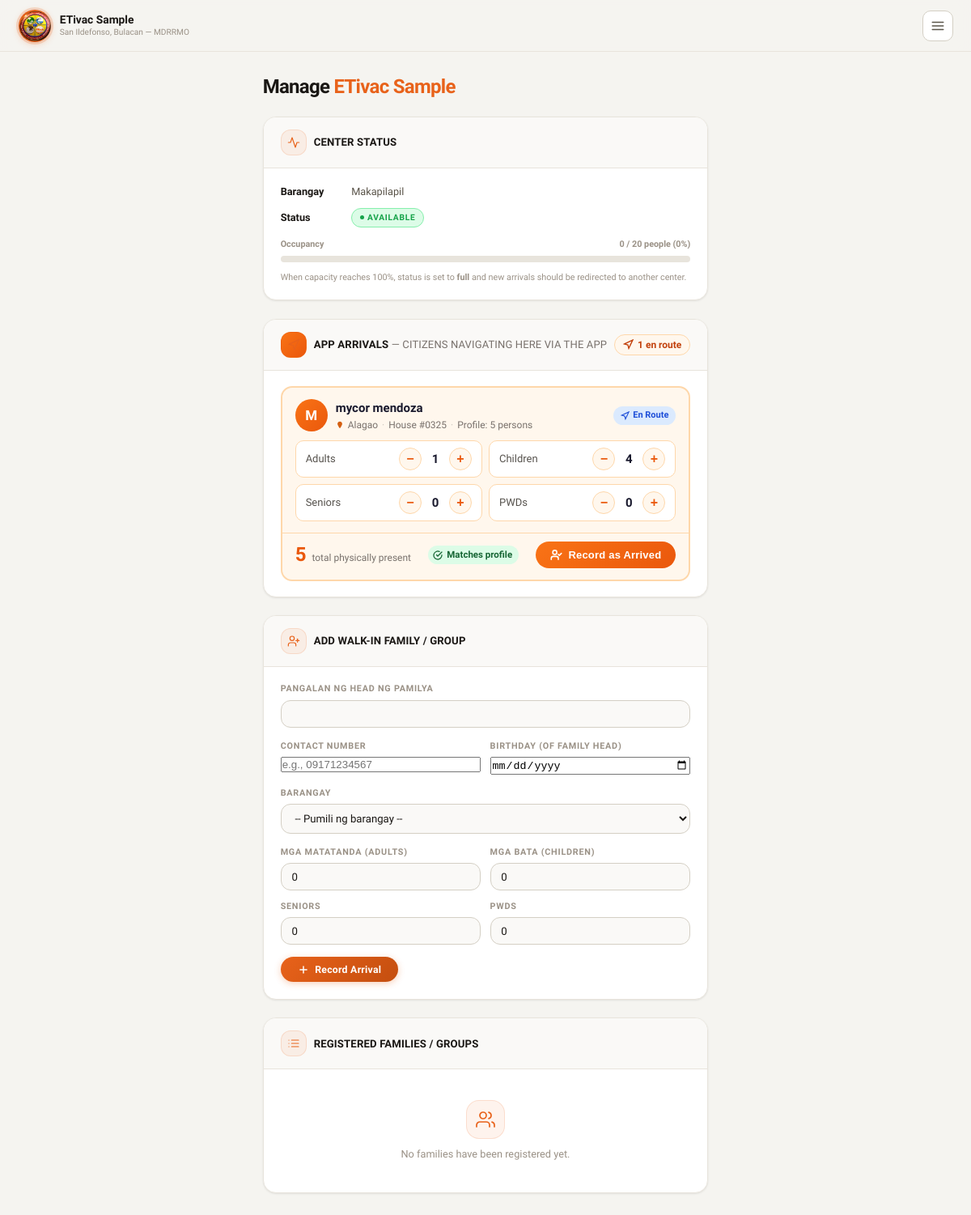
The app's page /coordinator/manage_center.php?id=2 (signed in) with its own data.
### tables this page shows
CREATE TABLE `evacuation_centers` (
  `id` int(10) UNSIGNED NOT NULL,
  `name` varchar(150) NOT NULL,
  `barangay_id` int(10) UNSIGNED NOT NULL,
  `address` varchar(255) NOT NULL,
  `lat` decimal(10,7) NOT NULL,
  `lng` decimal(10,7) NOT NULL,
  `max_capacity_people` int(10) UNSIGNED NOT NULL,
  `max_capacity_families` int(10) UNSIGNED DEFAULT 0,
  `status` enum('available','near_capacity','full','temp_shelter','closed') NOT NULL DEFAULT 'available',
  `coordinator_user_id` int(10) UNSIGNED DEFAULT NULL,
  `notes` text DEFAULT NULL,
  `created_at` datetime NOT NULL DEFAULT current_timestamp(),
  `updated_at` datetime NOT NULL DEFAULT current_timestamp() ON UPDATE current_timestamp()
);

CREATE TABLE `barangays` (
  `id` int(10) UNSIGNED NOT NULL,
  `name` varchar(100) NOT NULL,
  `municipality` varchar(100) NOT NULL DEFAULT 'San Ildefonso',
  `province` varchar(100) NOT NULL DEFAULT 'Bulacan',
  `center_lat` decimal(10,7) DEFAULT NULL,
  `center_lng` decimal(10,7) DEFAULT NULL,
  `boundary_polygon` longtext DEFAULT NULL CHECK (json_valid(`boundary_polygon`)),
  `is_active` tinyint(1) NOT NULL DEFAULT 1
);

CREATE TABLE `evac_navigation_tracking` (
  `id` int(10) UNSIGNED NOT NULL,
  `user_id` int(10) UNSIGNED NOT NULL,
  `center_id` int(10) UNSIGNED NOT NULL,
  `disaster_id` int(10) UNSIGNED DEFAULT NULL,
  `status` enum('navigating','arrived','cancelled') NOT NULL DEFAULT 'navigating',
  `created_at` datetime NOT NULL DEFAULT current_timestamp(),
  `updated_at` datetime NOT NULL DEFAULT current_timestamp() ON UPDATE current_timestamp()
);

CREATE TABLE `users` (
  `id` int(10) UNSIGNED NOT NULL,
  `full_name` varchar(150) NOT NULL,
  `first_name` varchar(100) DEFAULT NULL,
  `middle_name` varchar(100) DEFAULT NULL,
  `last_name` varchar(100) DEFAULT NULL,
  `suffix` varchar(10) DEFAULT NULL,
  `email` varchar(150) NOT NULL,
  `contact_number` varchar(20) DEFAULT NULL,
  `password_hash` varchar(255) NOT NULL,
  `role` enum('citizen','admin','coordinator') NOT NULL DEFAULT 'citizen',
  `barangay_id` int(10) UNSIGNED NOT NULL,
  `house_number` varchar(50) NOT NULL,
  `birthday` date DEFAULT NULL,
  `sex` enum('male','female','prefer_not_to_say') DEFAULT NULL,
  `is_email_verified` tinyint(1) NOT NULL DEFAULT 0,
  `otp_code_hash` varchar(255) DEFAULT NULL,
  `otp_expires_at` datetime DEFAULT NULL,
  `device_token` varchar(255) DEFAULT NULL,
  `device_fingerprint` varchar(255) DEFAULT NULL,
  `device_registered_at` datetime DEFAULT NULL,
  `is_device_trusted` tinyint(1) NOT NULL DEFAULT 0,
  `is_active` tinyint(1) NOT NULL DEFAULT 1,
  `created_at` datetime NOT NULL DEFAULT current_timestamp(),
  `updated_at` datetime NOT NULL DEFAULT current_timestamp() ON UPDATE current_timestamp(),
  `otp_code` varchar(10) DEFAULT NULL,
  `otp_purpose` varchar(30) DEFAULT NULL
);

### coordinator/manage_center.php (the view, shortened to what the rows shown need)
<?php
require_once __DIR__ . '/../pages/center_helpers.php';
$pdo  = db();
$user = current_user();
$centerId = isset($_GET['id']) ? (int)$_GET['id'] : 0;
$stmt = $pdo->prepare("SELECT c.*, b.name AS barangay_name
                       FROM evacuation_centers c
                       JOIN barangays b ON b.id = c.barangay_id
                       WHERE c.id = ? AND c.coordinator_user_id = ?");
$stmt->execute([$centerId, $user['id']]);
$center = $stmt->fetch();
$appArrivalsStmt = $pdo->prepare("
    SELECT
        nt.id          AS tracking_id,
        nt.user_id,
        u.full_name,
        b.name         AS barangay_name,
        u.barangay_id,
        u.house_number,
        COALESCE(ch.adults,        1) AS adults,
        COALESCE(ch.children,      0) AS children,
        COALESCE(ch.seniors,       0) AS seniors,
        COALESCE(ch.pwds,          0) AS pwds,
        COALESCE(ch.total_members, 1) AS total_members,
        nt.updated_at
    FROM evac_navigation_tracking nt
    JOIN users u        ON u.id  = nt.user_id
    JOIN barangays b    ON b.id  = u.barangay_id
    LEFT JOIN citizen_household ch ON ch.user_id = nt.user_id
    WHERE nt.center_id = ?
      AND nt.status    = 'navigating'
    ORDER BY nt.updated_at ASC
");
$appArrivalsStmt->execute([$centerId]);
$appArrivals = $appArrivalsStmt->fetchAll();
$occ      = get_center_occupancy($centerId);
$pct      = round($occ['percent']);
?>
<!DOCTYPE html>
<html lang="en">
<head>
    <link rel="stylesheet" href="../asset/css/manage_center.css">
</head>
<body>
<div class="layout">
    <div class="main">
        <header class="topbar">
            <div class="topbar-brand">
                <div class="topbar-brand-text">
                    <div class="topbar-title"><?php echo htmlspecialchars($center['name']); ?></div>
                    <div class="topbar-subtitle">San Ildefonso, Bulacan — MDRRMO</div>
                </div>
            </div>
        </header>
        <main class="dashboard">
            <h1 class="page-heading">Manage <span><?php echo htmlspecialchars($center['name']); ?></span></h1>
            <section class="card">
                <div class="card-header">
                    <h2>Center Status</h2>
                </div>
                <div class="card-body">
                    <div class="info-row">
                        <strong>Barangay</strong>
                        <?php echo htmlspecialchars($center['barangay_name']); ?>
                    </div>
                    <div class="info-row">
                        <strong>Status</strong>
                        <?php $sc = 'status-' . strtolower(preg_replace('/\s+/', '-', $center['status'])); ?>
                        <span class="status-pill <?php echo htmlspecialchars($sc); ?>">
                            <?php echo htmlspecialchars($center['status']); ?>
                        </span>
                    </div>
                    <div class="occ-bar-wrap">
                        <div class="occ-bar-label">
                            <span>Occupancy</span>
                            <span><?php echo $occ['current']; ?> / <?php echo $occ['max']; ?> people (<?php echo $pct; ?>%)</span>
                        </div>
                        <div class="occ-bar-track">
                        </div>
                    </div>
                    <p class="occ-note">
                        When capacity reaches 100%, status is set to <strong>full</strong> and new arrivals should be redirected to another center.
                    </p>
                </div>
            </section>
            <section class="card">
                <div class="card-header">
                    <h2>App Arrivals <small style="font-size:13px;font-weight:400;color:#78716c;">— citizens navigating here via the app</small></h2>
                </div>
                <div class="card-body">
                    <?php if (!$appArrivals): ?>
                        <div class="arrival-queue-empty">
                            <svg viewBox="0 0 24 24" width="28" height="28" fill="none" stroke="currentColor" stroke-width="1.5" stroke-linecap="round"><polygon points="3 11 22 2 13 21 11 13 3 11"/></svg>
                            No citizens are currently navigating to this center via the app.
                        </div>
                    <?php else: ?>
                        <div class="app-arrivals-grid">
                        <?php foreach ($appArrivals as $a):
                            $initial    = mb_strtoupper(mb_substr($a['full_name'], 0, 1));
                            $profileTotal = (int)$a['total_members'];
                        ?>
                        <div class="app-arrival-card" id="arrival-card-<?php echo (int)$a['tracking_id']; ?>">
                            <div class="app-arrival-card-header">
                                <div class="app-arrival-person">
                                    <div class="app-arrival-avatar"><?php echo htmlspecialchars($initial); ?></div>
                                    <div>
                                        <div class="app-arrival-name"><?php echo htmlspecialchars($a['full_name']); ?></div>
                                        <div class="app-arrival-meta">
                                            <svg viewBox="0 0 14 14" width="10" height="10" fill="#d45f10"><path d="M7 1C4.79 1 3 2.79 3 5c0 3.25 4 8 4 8s4-4.75 4-8c0-2.21-1.79-4-4-4Z"/></svg>
                                            <?php echo htmlspecialchars($a['barangay_name']); ?>
                                            <span class="dot">·</span>
                                            House #<?php echo htmlspecialchars($a['house_number']); ?>
                                            <span class="dot">·</span>
                                            Profile: <?php echo $profileTotal; ?> person<?php echo $profileTotal != 1 ? 's' : ''; ?>
                                        </div>
                                    </div>
                                </div>
                                <span class="app-badge-nav">
                                    <svg viewBox="0 0 24 24" fill="none" stroke="currentColor" stroke-width="2.5" stroke-linecap="round"><polygon points="3 11 22 2 13 21 11 13 3 11"/></svg>
                                    En Route
                                </span>
                            </div>
                            <form method="post"
                                  id="form-arrival-<?php echo (int)$a['tracking_id']; ?>"
                                  onsubmit="return confirmArrival(this)">
                                <div class="app-arrival-members">
                                    <?php
                                    $fields = [
                                        'adults'   => 'Adults',
                                        'children' => 'Children',
                                        'seniors'  => 'Seniors',
                                        'pwds'     => 'PWDs',
                                    ];
                                    foreach ($fields as $field => $label):
                                        $val = (int)$a[$field];
                                    ?>
                                    <div class="app-member-row">
                                        <span class="app-member-label"><?php echo $label; ?></span>
                                        <div class="app-member-controls">
                                            <button type="button"
                                                    onclick="adjustVal(<?php echo (int)$a['tracking_id']; ?>, '<?php echo $field; ?>', -1)">−</button>
                                            <span class="app-member-val"
                                                  id="val-<?php echo (int)$a['tracking_id']; ?>-<?php echo $field; ?>"><?php echo $val; ?></span>
                                            <button type="button"
                                                    onclick="adjustVal(<?php echo (int)$a['tracking_id']; ?>, '<?php echo $field; ?>', 1)">+</button>
                                        </div>
                                    </div>
                                    <?php endforeach; ?>
                                </div>
                                <div class="app-arrival-footer">
                                    <div class="app-total-wrap">
                                        <div class="app-total-num"
                                             id="total-<?php echo (int)$a['tracking_id']; ?>"><?php echo $profileTotal; ?></div>
                                        <div class="app-total-label">&nbsp;total physically present</div>
                                    </div>
                                    <span class="profile-match match-ok"
                                          id="match-<?php echo (int)$a['tracking_id']; ?>">
                                        <svg viewBox="0 0 24 24" width="12" height="12" fill="none" stroke="currentColor" stroke-width="2.5" stroke-linecap="round"><path d="M22 11.08V12a10 10 0 11-5.93-9.14"/><polyline points="22 4 12 14.01 9 11.01"/></svg>
                                        Matches profile
                                    </span>
                                    <button type="submit" class="btn-record-arrival">
                                        <svg viewBox="0 0 24 24" fill="none" stroke="currentColor" stroke-width="2.5" stroke-linecap="round" stroke-linejoin="round">
                                            <path d="M16 21v-2a4 4 0 00-4-4H6a4 4 0 00-4 4v2"/>
                                            <circle cx="9" cy="7" r="4"/>
                                            <polyline points="16 11 18 13 22 9"/>
                                        </svg>
                                        Record as Arrived
                                    </button>
                                </div>
                            </form>
                        </div>
                        <?php endforeach; ?>
                        </div>
                    <?php endif; ?>
                </div>
            </section>
            <section class="card">
                <div class="card-header">
                    <h2>Add Walk-in Family / Group</h2>
                </div>
            </section>
            <section class="card">
                <div class="card-header">
                    <h2>Registered Families / Groups</h2>
                </div>
            </section>
        </main>
    </div>
</div>
</body>
</html>

### records on screen
evacuation_centers: name "ETivac Sample", barangay.name "Makapilapil", status "AVAILABLE", max_capacity_people "20"
evac_navigation_tracking: user.full_name "M", user.full_name "mycor mendoza", barangays.name "Alagao", user.house_number "0325", profileTotal "5", label "Adults", val "1", label "Children", val "4", label "Seniors", val "0", label "PWDs"

### other values on screen
$occ['current'] "0"
$pct "0"
count($appArrivals) "1"
